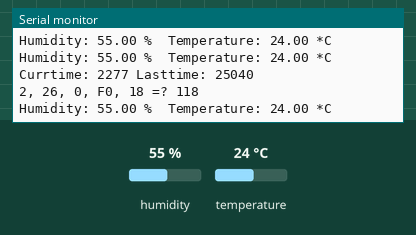
Bench run of a sketch on a simulated ESP8266 (NodeMCU). On the bench: the last lines printed to the serial monitor. Wiring (inferred from the names in the program): DHT22 sensor: data D3. The inputs (shaded band) are chosen by the test bench; at power-on: humidity 55 %, temperature 24 °C.

Above: at 3.0 s.
3.1 s: humidity set to 22 %
At 4.51 s:
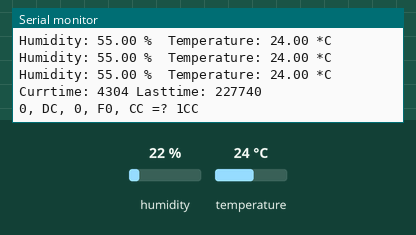
7.8 s: temperature set to 12 °C
At 8.57 s:
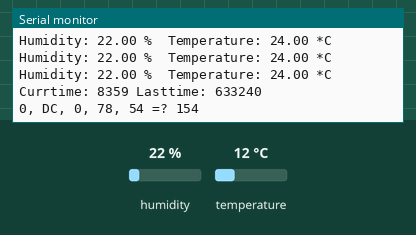
11.9 s: humidity set to 40 %
At 12.62 s:
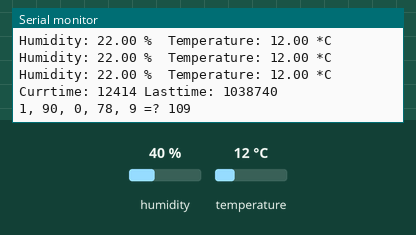
15.9 s: temperature set to 19 °C
At 16.67 s:
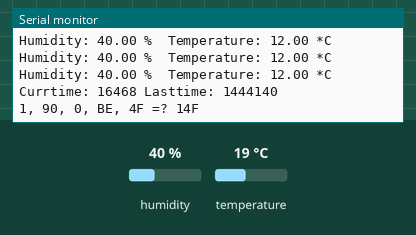
20.0 s: humidity set to 68 %
At 20.73 s:
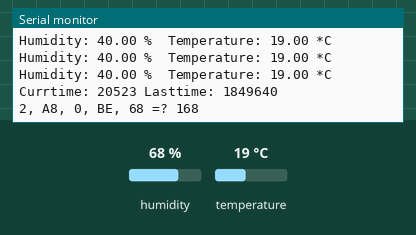
24.0 s: temperature set to 28 °C
At 24.78 s:
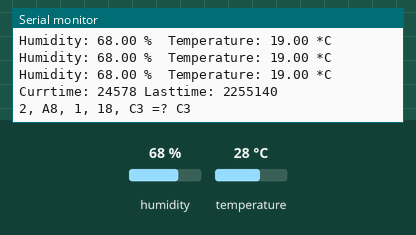
Timing chart, 0 to 27.0 s (numbered marks = the images above; inputs shaded):
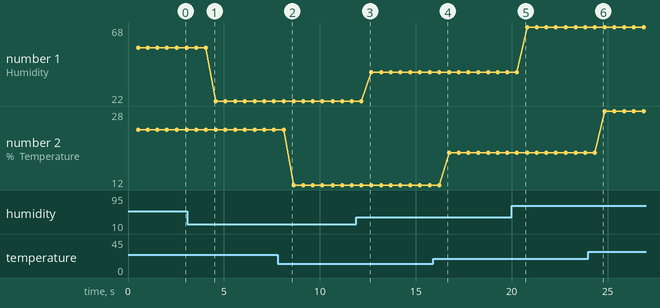

The sketch:

working-dht.ino
```cpp
#include "math.h"
////////// DHT.H   /////////////
/* DHT library

MIT license
written by Adafruit Industries
*/

// how many timing transitions we need to keep track of. 2 * number bits + extra
#define MAXTIMINGS 85

#define DHT22 22

class DHT {
 private:
  uint8_t data[6];
  uint8_t _pin, _type, _count;
  boolean read(void);
  unsigned long _lastreadtime;
  boolean firstreading;

 public:
  DHT(uint8_t pin, uint8_t type, uint8_t count=6);
  void begin(void);
  float readTemperature(bool S=false);
  float convertCtoF(float);
  float readHumidity(void);

};
////////// END DHT.H /////////////
////////// DHT.CPP //////////////

DHT::DHT(uint8_t pin, uint8_t type, uint8_t count) {
  _pin = pin;
  _type = type;
  _count = count;
  firstreading = true;
}

void DHT::begin(void) {
  // set up the pins!
  pinMode(_pin, INPUT);
  digitalWrite(_pin, HIGH);
  _lastreadtime = 0;
}

//boolean S == Scale.  True == Farenheit; False == Celcius
float DHT::readTemperature(bool S) {
  float f;

  if (read()) {
    f = data[2] & 0x7F;
    f *= 256;
    f += data[3];
    f /= 10;
    if (data[2] & 0x80) f *= -1;
    if (S) f = convertCtoF(f);

    return f;
  }
  Serial.println("Read temp fail");
  return f;
}

float DHT::convertCtoF(float c) {
    return c * 9 / 5 + 32;
}

float DHT::readHumidity(void) {
  float f;
  if (read()) {
    f = data[0];
    f *= 256;
    f += data[1];
    f /= 10;
    return f;
  }
  Serial.println("Read humidity fail");
  return f;
}


boolean DHT::read(void) {
  uint8_t laststate = HIGH;
  uint8_t counter = 0;
  uint8_t j = 0, i;
  unsigned long currenttime;

  // pull the pin high and wait 250 milliseconds
  digitalWrite(_pin, HIGH);
  delay(250);

  currenttime = millis();
  if (currenttime < _lastreadtime) {
    // ie there was a rollover
    _lastreadtime = 0;
  }
  if (!firstreading && ((currenttime - _lastreadtime) < 2000)) {
    return true; // return last correct measurement
    // delay(2000 - (currenttime - _lastreadtime));
  }
  firstreading = false;

  Serial.print("Currtime: ");
  Serial.print(currenttime);
  Serial.print(" Lasttime: ");
  Serial.print(_lastreadtime);

  _lastreadtime = millis();

  data[0] = data[1] = data[2] = data[3] = data[4] = 0;

  // now pull it low for ~20 milliseconds
  pinMode(_pin, OUTPUT);
  digitalWrite(_pin, LOW);
  delay(20);
  noInterrupts();
  digitalWrite(_pin, HIGH);
  delayMicroseconds(40);
  pinMode(_pin, INPUT);

  // read in timings
  for ( i=0; i< MAXTIMINGS; i++) {
    counter = 0;
    while (digitalRead(_pin) == laststate) {
      counter++;
      delayMicroseconds(1);
      if (counter == 255) {
        break;
      }
    }
    laststate = digitalRead(_pin);

    if (counter == 255) break;

    // ignore first 3 transitions
    if ((i >= 4) && (i%2 == 0)) {
      // shove each bit into the storage bytes
      data[j/8] <<= 1;
      if (counter > _count)
        data[j/8] |= 1;
      j++;
    }

  }

  interrupts();

  Serial.println(j, DEC);
  Serial.print(data[0], HEX); Serial.print(", ");
  Serial.print(data[1], HEX); Serial.print(", ");
  Serial.print(data[2], HEX); Serial.print(", ");
  Serial.print(data[3], HEX); Serial.print(", ");
  Serial.print(data[4], HEX); Serial.print(" =? ");
  Serial.println(data[0] + data[1] + data[2] + data[3], HEX);

  // check we read 40 bits and that the checksum matches
  if ((j >= 40) &&
      (data[4] == ((data[0] + data[1] + data[2] + data[3]) & 0xFF)) ) {
    return true;
  }


  return false;

}

///////// END DHT.CPP /////////

#include <stdlib.h>

#define DHTPIN D3
#define DHTTYPE DHT22

int humi, cel, fah;
DHT dht(DHTPIN, DHTTYPE);

void setup() {
  Serial.begin(9600);
  Serial.println("DHT22 test!");

  dht.begin();
}

void loop() {
  // Reading temperature or humidity takes about 250 milliseconds!
  // Sensor readings may also be up to 2 seconds 'old' (its a very slow sensor)
  float h = dht.readHumidity();
  float t = dht.readTemperature();

  // check if returns are valid, if they are NaN (not a number) then something went wrong!
  if (isnan(t) || isnan(h)) {
    Serial.println("Failed to read from DHT");
  } else {
    Serial.print("Humidity: ");
    Serial.print(h);
    Serial.print(" %\t");
    Serial.print("Temperature: ");
    Serial.print(t);
    Serial.println(" *C");
  }
}
```

Measured:
- after the input at 3.1 s, the serial monitor: prints a new line after 1.2 s (image 1)
- after the input at 7.8 s, the serial monitor: prints a new line after 0.59 s (image 2)
- after the input at 11.9 s, the serial monitor: prints a new line after 0.54 s (image 3)
- after the input at 15.9 s, the serial monitor: prints a new line after 0.59 s (image 4)
- after the input at 20.0 s, the serial monitor: prints a new line after 0.55 s (image 5)
- after the input at 24.0 s, the serial monitor: prints a new line after 0.60 s (image 6)
- plotted number 1: 55 → 22 after the input at 3.1 s, 22 → 40 after the input at 11.9 s, 40 → 68 after the input at 20.0 s
- plotted number 2: 24 → 12 after the input at 7.8 s, 12 → 19 after the input at 15.9 s, 19 → 28 after the input at 24.0 s
